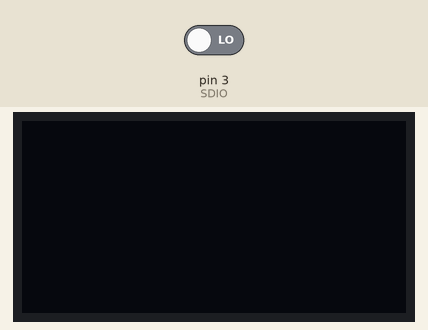
The sketch below on a simulated Arduino Uno, built with avr-gcc and run on an emulated ATmega328P. Shown: 128×64 one-colour display. The test bench sets the inputs (shaded band); at power-on: pin 3 (SDIO) LOW. What the sketch prints to the serial monitor is not drawn.

Above: at 2.2 s.
2.3 s: pin 3 (SDIO) driven HIGH
At 3.6 s:
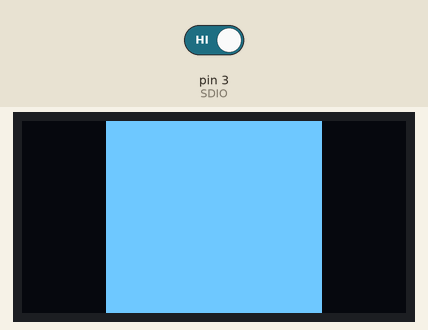
4.3 s: pin 3 (SDIO) driven LOW
At 4.8 s:
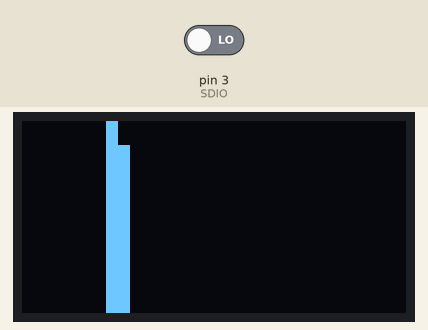
Timing chart, 0 to 7.3 s (numbered marks = the images above; inputs shaded):
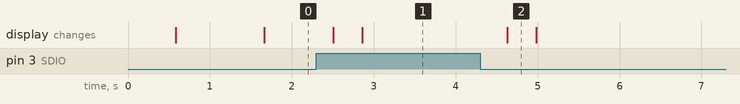

The sketch:

ADNS2610_SSD1306.ino
```cpp
/*
* Based on CT Article "Mauskamera" (Daniel Bachfeld)
* with ADNS-2610
*/
#define SCLK 2
#define SDIO 3

#define REG_CONFIGURATION 0x00
#define REG_REVISION_ID 0x01
#define REG_DELTA_X 0x02
#define REG_DELTA_Y 0x03
#define REG_SQUAL 0x04
#define REG_MAXIMUM_PIXEL 0x05
#define REG_MINIMUM_PIXEL 0x05
#define REG_PIXEL_SUM 0x07
#define REG_PIXEL_DATA 0x08
#define REG_SHUTTER_UPPER 0x09
#define REG_SHUTTER_LOWER 0

byte frame[324];
byte i;
byte camWidth = 18;
byte camHeight = 18;
const byte maskNoSleep  = 0x01;
const byte maskPID      = 0xE0;

/*
* Display Configuration, based on Adafruit tutorial
*/

#include <SPI.h>
#include <Wire.h>
#include <Adafruit_GFX.h>
#include <Adafruit_SSD1306.h>

#define SCREEN_WIDTH 128 // OLED display width, in pixels
#define SCREEN_HEIGHT 64 // OLED display height, in pixels
// Declaration for an SSD1306 display connected to I2C (SDA, SCL pins)
#define SCREEN_ADDRESS 0x3C ///< See datasheet for Address; 0x3D for 128x64, 0x3C for 128x32
Adafruit_SSD1306 display(SCREEN_WIDTH, SCREEN_HEIGHT, &Wire, -1);

#define NUMFLAKES     10 // Number of snowflakes in the animation example

#define LOGO_HEIGHT   8
#define LOGO_WIDTH    8
static const unsigned char PROGMEM logo_bmp[] =
{ 0b01111110,
  0b00011000,
  0b10011001,
  0b10011001,
  0b01011010,
  0b01011010,
  0b00111100,
  0b00011000
};

void setup() {
  pinMode(SCLK, OUTPUT);
  pinMode(SDIO, OUTPUT);
  Serial.begin(38400);
  Serial.flush();

  // Mouse configuration

  byte config = readRegister(REG_CONFIGURATION);
  config |= B00000001; // // Maus immer an, LED immer an
  delayMicroseconds(1);
  writeRegister(REG_CONFIGURATION, config);
  Serial.write("Mouse Ready");
  //Display Configuration
  // SSD1306_SWITCHCAPVCC = generate display voltage from 3.3V internally
  if(!display.begin(SSD1306_SWITCHCAPVCC, SCREEN_ADDRESS)) {
    Serial.println(F("SSD1306 allocation failed"));
    for(;;); // Don't proceed, loop forever
  }
  // Clear the buffer
  display.clearDisplay();

  // Draw a single pixel in white
  display.drawPixel(10, 10, SSD1306_WHITE);

  // Show the display buffer on the screen. You MUST call display() after
  // drawing commands to make them visible on screen!
  display.display();
  delay(500);
  // display.display() is NOT necessary after every single drawing command,
  testdrawbitmap();    // Draw a small bitmap image
}

void loop() {
  getFrame(frame);
  displayFrame(frame);
  //delay(1);
}

void testdrawbitmap(void) {
  display.clearDisplay();
  display.drawBitmap(
    (display.width()  - LOGO_WIDTH ) / 2,
    (display.height() - LOGO_HEIGHT) / 2,
    logo_bmp, LOGO_WIDTH, LOGO_HEIGHT, 1);
  display.display();
  delay(500);
}

#define XPOS   0 // Indexes into the 'icons' array in function below
#define YPOS   1
#define DELTAY 2

/*
* Mouse Functions
*/
byte readRegister(byte address) {
  pinMode (SDIO, OUTPUT);

  for (byte i=128; i >0 ; i >>= 1) {
    digitalWrite (SCLK, LOW);
    digitalWrite (SDIO, (address & i) != 0 ? HIGH : LOW);
    digitalWrite (SCLK, HIGH);
  }
  pinMode (SDIO, INPUT);
  delayMicroseconds(1); // tHOLD = 100us min.
  byte res = 0;
  for (byte i=128; i >0 ; i >>= 1) {
    digitalWrite (SCLK, LOW);
    digitalWrite (SCLK, HIGH);
    if( digitalRead (SDIO) == HIGH )
      res |= i;
  }

  return res;
}


void writeRegister(byte address, byte data) {
  address |= 0x80;
  pinMode (SDIO, OUTPUT);

  for (byte i = 128; i > 0 ; i >>= 1) {
    digitalWrite (SCLK, LOW);
    digitalWrite (SDIO, (address & i) != 0 ? HIGH : LOW);
    digitalWrite (SCLK, HIGH);
  }

  for (byte i = 128; i > 0 ; i >>= 1) {
    digitalWrite (SCLK, LOW);
    digitalWrite (SDIO, (data & i) != 0 ? HIGH : LOW);
    digitalWrite (SCLK, HIGH);
  }

  delayMicroseconds(100); // tSWW, tSWR = 100us min.
}

void getFrame(byte* pixel){
  writeRegister(REG_PIXEL_DATA, 0xAA); //irgendwas in das Register schreiben, um das Senden zu starten
  delayMicroseconds(500);
  int count = 0;
  do {
    byte data = readRegister(REG_PIXEL_DATA);
      frame[count++] = ((data & B00111111));
      delayMicroseconds(500);
   }
  while (count != 324);
}

void displayFrame(byte* pixel){
  int xzoomfactor = 4 ;
  int yzoomfactor = 4 ;
  display.clearDisplay();
  for(int i = 0; i < camHeight; i++) {

    for(int j = 0; j < camWidth; j++) {
        byte pix = (frame[(i*18) + j]);
        for(int xzoom = 0; xzoom < xzoomfactor ; xzoom ++){
          for(int yzoom = 0; yzoom < yzoomfactor ; yzoom ++){
          display.drawPixel((display.width()-camWidth*xzoomfactor)/2 + i*xzoomfactor  + xzoom,
                           (display.height()+camHeight*yzoomfactor)/2 - j*yzoomfactor + yzoom,
                           (pix >= 24)
                           );
         }
        }
      }
  }
  display.display();
}
```

Measured:
- after the input at 2.3 s, the display: first changes after 0.20 s (image 1 shows a later state)
- after the input at 4.3 s, the display: changes after 0.33 s (image 2)
